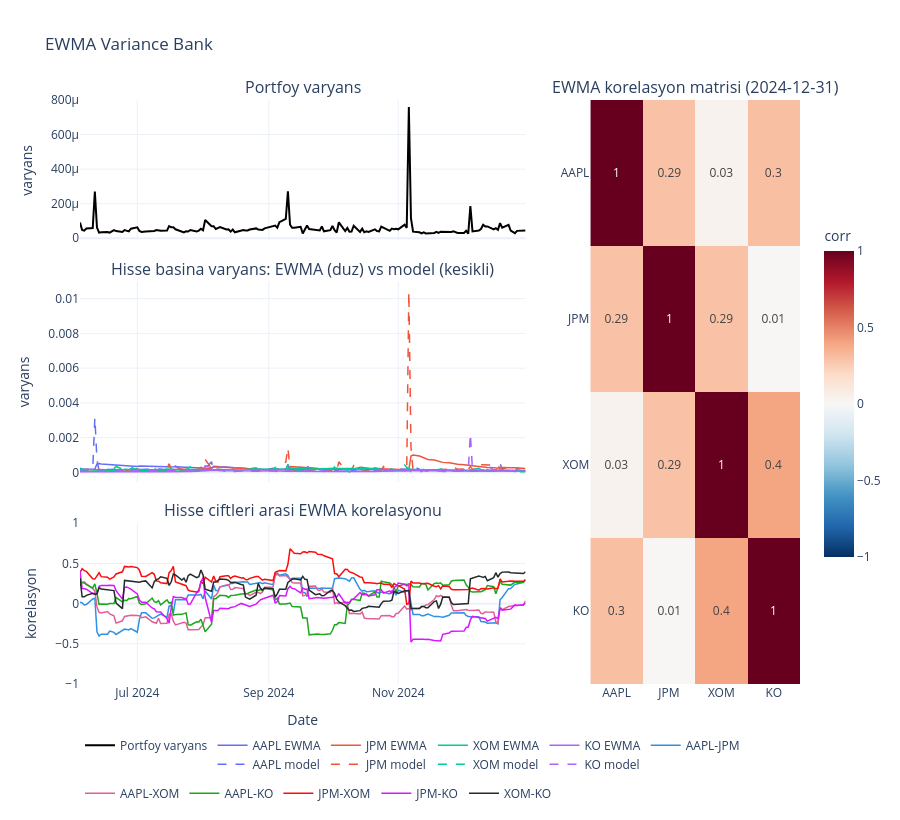

Here is the notebook cell this chart was saved with:
### Code cell
plot_ewma_bank(ewmabank)                                                  # varsayılan

### Figure 1 — Plotly figure (JSON) as saved in the notebook; plotly's stock layout.template omitted (floating-point values rounded to 4 significant figures; data arrays with more than 128 entries replaced by an {"elided": "..."} marker saying what was removed)
{"data": [{"hovertemplate": "<b>%{x}</b><br>Portfoy: %{y:.3e}<extra></extra>", "line": {"color": "black", "width": 2}, "mode": "lines", "name": "Portfoy varyans", "type": "scatter", "x": {"elided": "146 str values"}, "xaxis": "x", "y": {"elided": "146 float values"}, "yaxis": "y"}, {"hovertemplate": "<b>%{x}</b><br>AAPL EWMA: %{y:.3e}<extra></extra>", "legendgroup": "AAPL", "line": {"color": "#636EFA", "width": 1.5}, "mode": "lines", "name": "AAPL EWMA", "type": "scatter", "x": {"elided": "146 str values"}, "xaxis": "x3", "y": {"elided": "146 float values"}, "yaxis": "y3"}, {"hovertemplate": "<b>%{x}</b><br>AAPL model: %{y:.3e}<extra></extra>", "legendgroup": "AAPL", "line": {"color": "#636EFA", "dash": "dash", "width": 1.5}, "mode": "lines", "name": "AAPL model", "type": "scatter", "x": {"elided": "146 str values"}, "xaxis": "x3", "y": {"elided": "146 float values"}, "yaxis": "y3"}, {"hovertemplate": "<b>%{x}</b><br>JPM EWMA: %{y:.3e}<extra></extra>", "legendgroup": "JPM", "line": {"color": "#EF553B", "width": 1.5}, "mode": "lines", "name": "JPM EWMA", "type": "scatter", "x": {"elided": "146 str values"}, "xaxis": "x3", "y": {"elided": "146 float values"}, "yaxis": "y3"}, {"hovertemplate": "<b>%{x}</b><br>JPM model: %{y:.3e}<extra></extra>", "legendgroup": "JPM", "line": {"color": "#EF553B", "dash": "dash", "width": 1.5}, "mode": "lines", "name": "JPM model", "type": "scatter", "x": {"elided": "146 str values"}, "xaxis": "x3", "y": {"elided": "146 float values"}, "yaxis": "y3"}, {"hovertemplate": "<b>%{x}</b><br>XOM EWMA: %{y:.3e}<extra></extra>", "legendgroup": "XOM", "line": {"color": "#00CC96", "width": 1.5}, "mode": "lines", "name": "XOM EWMA", "type": "scatter", "x": {"elided": "146 str values"}, "xaxis": "x3", "y": {"elided": "146 float values"}, "yaxis": "y3"}, {"hovertemplate": "<b>%{x}</b><br>XOM model: %{y:.3e}<extra></extra>", "legendgroup": "XOM", "line": {"color": "#00CC96", "dash": "dash", "width": 1.5}, "mode": "lines", "name": "XOM model", "type": "scatter", "x": {"elided": "146 str values"}, "xaxis": "x3", "y": {"elided": "146 float values"}, "yaxis": "y3"}, {"hovertemplate": "<b>%{x}</b><br>KO EWMA: %{y:.3e}<extra></extra>", "legendgroup": "KO", "line": {"color": "#AB63FA", "width": 1.5}, "mode": "lines", "name": "KO EWMA", "type": "scatter", "x": {"elided": "146 str values"}, "xaxis": "x3", "y": {"elided": "146 float values"}, "yaxis": "y3"}, {"hovertemplate": "<b>%{x}</b><br>KO model: %{y:.3e}<extra></extra>", "legendgroup": "KO", "line": {"color": "#AB63FA", "dash": "dash", "width": 1.5}, "mode": "lines", "name": "KO model", "type": "scatter", "x": {"elided": "146 str values"}, "xaxis": "x3", "y": {"elided": "146 float values"}, "yaxis": "y3"}, {"hovertemplate": "<b>%{x}</b><br>AAPL-JPM: %{y:.2f}<extra></extra>", "line": {"color": "#2E91E5", "width": 1.5}, "mode": "lines", "name": "AAPL-JPM", "type": "scatter", "x": {"elided": "146 str values"}, "xaxis": "x4", "y": {"elided": "146 float values"}, "yaxis": "y4"}, {"hovertemplate": "<b>%{x}</b><br>AAPL-XOM: %{y:.2f}<extra></extra>", "line": {"color": "#E15F99", "width": 1.5}, "mode": "lines", "name": "AAPL-XOM", "type": "scatter", "x": {"elided": "146 str values"}, "xaxis": "x4", "y": {"elided": "146 float values"}, "yaxis": "y4"}, {"hovertemplate": "<b>%{x}</b><br>AAPL-KO: %{y:.2f}<extra></extra>", "line": {"color": "#1CA71C", "width": 1.5}, "mode": "lines", "name": "AAPL-KO", "type": "scatter", "x": {"elided": "146 str values"}, "xaxis": "x4", "y": {"elided": "146 float values"}, "yaxis": "y4"}, {"hovertemplate": "<b>%{x}</b><br>JPM-XOM: %{y:.2f}<extra></extra>", "line": {"color": "#FB0D0D", "width": 1.5}, "mode": "lines", "name": "JPM-XOM", "type": "scatter", "x": {"elided": "146 str values"}, "xaxis": "x4", "y": {"elided": "146 float values"}, "yaxis": "y4"}, {"hovertemplate": "<b>%{x}</b><br>JPM-KO: %{y:.2f}<extra></extra>", "line": {"color": "#DA16FF", "width": 1.5}, "mode": "lines", "name": "JPM-KO", "type": "scatter", "x": {"elided": "146 str values"}, "xaxis": "x4", "y": {"elided": "146 float values"}, "yaxis": "y4"}, {"hovertemplate": "<b>%{x}</b><br>XOM-KO: %{y:.2f}<extra></extra>", "line": {"color": "#222A2A", "width": 1.5}, "mode": "lines", "name": "XOM-KO", "type": "scatter", "x": {"elided": "146 str values"}, "xaxis": "x4", "y": {"elided": "146 float values"}, "yaxis": "y4"}, {"colorbar": {"len": 0.6, "title": {"text": "corr"}}, "colorscale": [[0, "rgb(103,0,31)"], [0.1, "rgb(178,24,43)"], [0.2, "rgb(214,96,77)"], [0.3, "rgb(244,165,130)"], [0.4, "rgb(253,219,199)"], [0.5, "rgb(247,247,247)"], [0.6, "rgb(209,229,240)"], [0.7, "rgb(146,197,222)"], [0.8, "rgb(67,147,195)"], [0.9, "rgb(33,102,172)"], [1, "rgb(5,48,97)"]], "hovertemplate": "%{y} - %{x}: %{z:.3f}<extra></extra>", "name": "korelasyon", "reversescale": true, "showscale": true, "text": [[1.0, 0.29, 0.03, 0.3], [0.29, 1.0, 0.29, 0.01], [0.03, 0.29, 1.0, 0.4], [0.3, 0.01, 0.4, 1.0]], "texttemplate": "%{text}", "type": "heatmap", "x": ["AAPL", "JPM", "XOM", "KO"], "xaxis": "x2", "y": ["AAPL", "JPM", "XOM", "KO"], "yaxis": "y2", "z": [[1.0, 0.2913, 0.03331, 0.3047], [0.2913, 1.0, 0.2925, 0.009362], [0.03331, 0.2925, 1.0, 0.3959], [0.3047, 0.009362, 0.3959, 1.0]], "zmax": 1, "zmin": -1}], "layout": {"annotations": [{"font": {"size": 16}, "showarrow": false, "text": "Portfoy varyans", "x": 0.3094, "xanchor": "center", "xref": "paper", "y": 1, "yanchor": "bottom", "yref": "paper"}, {"font": {"size": 16}, "showarrow": false, "text": "EWMA korelasyon matrisi (2024-12-31)", "x": 0.8544, "xanchor": "center", "xref": "paper", "y": 1, "yanchor": "bottom", "yref": "paper"}, {"font": {"size": 16}, "showarrow": false, "text": "Hisse basina varyans: EWMA (duz) vs model (kesikli)", "x": 0.3094, "xanchor": "center", "xref": "paper", "y": 0.6892, "yanchor": "bottom", "yref": "paper"}, {"font": {"size": 16}, "showarrow": false, "text": "Hisse ciftleri arasi EWMA korelasyonu", "x": 0.3094, "xanchor": "center", "xref": "paper", "y": 0.2752, "yanchor": "bottom", "yref": "paper"}], "height": 820, "hovermode": "x unified", "legend": {"orientation": "h", "x": 0, "xanchor": "left", "y": -0.08, "yanchor": "top"}, "title": {"text": "EWMA Variance Bank"}, "xaxis": {"anchor": "y", "domain": [0, 0.6188], "matches": "x4", "showticklabels": false}, "xaxis2": {"anchor": "y2", "domain": [0.7088, 1]}, "xaxis3": {"anchor": "y3", "domain": [0, 0.6188], "matches": "x4", "showticklabels": false}, "xaxis4": {"anchor": "y4", "domain": [0, 0.6188], "title": {"text": "Date"}}, "yaxis": {"anchor": "x", "domain": [0.7592, 1], "title": {"text": "varyans"}}, "yaxis2": {"anchor": "x2", "autorange": "reversed", "domain": [0, 1]}, "yaxis3": {"anchor": "x3", "domain": [0.3452, 0.6892], "title": {"text": "varyans"}}, "yaxis4": {"anchor": "x4", "domain": [0, 0.2752], "range": [-1, 1], "title": {"text": "korelasyon"}}}}
